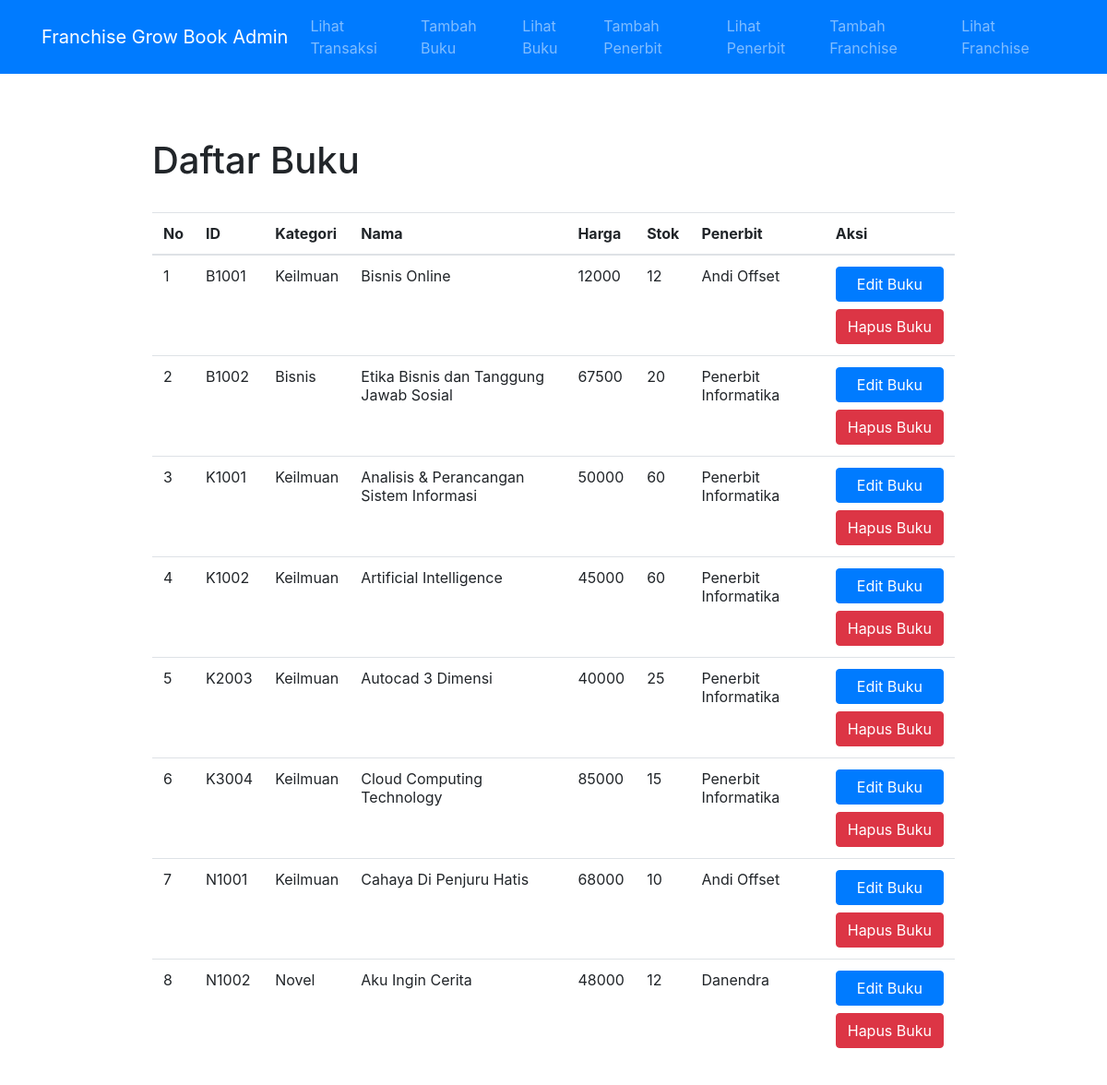
Screenshot of /lihat_buku.php (signed in) with the database file from the repository.
### tables this page shows
CREATE TABLE `tb_buku` (
  `id` varchar(255) NOT NULL,
  `kategori` varchar(255) NOT NULL,
  `nama` varchar(255) NOT NULL,
  `harga` int(11) NOT NULL,
  `stok` int(11) NOT NULL,
  `penerbit` varchar(255) NOT NULL
);

### lihat_buku.php (the view, shortened to what this page needs)
<?php
  include 'conn.php';
  include 'navbar.php';
  $sql = "SELECT * FROM tb_buku";
  $result = $conn->query($sql);
 ?>
  <head>
    <link rel="stylesheet" href="https://maxcdn.bootstrapcdn.com/bootstrap/4.0.0/css/bootstrap.min.css">
  </head>
  <body style="padding: 150px;">
    <div class="container">
      <h1>Daftar Buku</h1>
      <br>
      <table class="table table-hover">
         <thead>
           <tr>
             <th>No</th>
             <th>ID</th>
             <th>Kategori</th>
             <th>Nama</th>
             <th>Harga</th>
             <th>Stok</th>
             <th>Penerbit</th>
             <th>Aksi</th>
           </tr>
         </thead>
         <tbody>
           <?php
           if ($result->num_rows > 0) {
               $a = 0;
               while($row = $result->fetch_assoc()) {
                 $a++;
                 echo
                   "
                   <form action='edit_buku.php' method='post'>
                   <tr>
                   <td name='id'>".$a."</td>
                   <td name=''>".$row["id"]."</td>
                   <td name=''>".$row["kategori"]."</td>
                   <td name=''>".$row["nama"]."</td>
                   <td name=''>".$row["harga"]."</td>
                   <td name=''>".$row["stok"]."</td>
                   <td name=''>".$row["penerbit"]."</td>
                   <td>
                   <button type='submit' class='btn btn-primary btn-block' name='edit_buku' value='".$row["id"]."'>Edit Buku</button>
                   <button type='submit' class='btn btn-danger btn-block' name='hapus_buku' value='".$row["id"]."'>Hapus Buku</button>
                   </td>
                   </tr>
                   </form>
                   ";
               }
           } else {
               echo "<h1>Data Belum Ada</h1><br>";
           }
            ?>
         </tbody>
       </table>
    </div>
  </body>
</html>

### rows the page displays
tb_buku: id "B1001", kategori "Keilmuan", nama "Bisnis Online", harga "12000", stok "12", penerbit "Andi Offset"
tb_buku: id "B1002", kategori "Bisnis", nama "Etika Bisnis dan Tanggung Jawab Sosial", harga "67500", stok "20", penerbit "Penerbit Informatika"
tb_buku: id "K1001", kategori "Keilmuan", nama "Analisis & Perancangan Sistem Informasi", harga "50000", stok "60", penerbit "Penerbit Informatika"
tb_buku: id "K1002", kategori "Keilmuan", nama "Artificial Intelligence", harga "45000", stok "60", penerbit "Penerbit Informatika"
tb_buku: id "K2003", kategori "Keilmuan", nama "Autocad 3 Dimensi", harga "40000", stok "25", penerbit "Penerbit Informatika"
tb_buku: id "K3004", kategori "Keilmuan", nama "Cloud Computing Technology", harga "85000", stok "15", penerbit "Penerbit Informatika"
tb_buku: id "N1001", kategori "Keilmuan", nama "Cahaya Di Penjuru Hatis", harga "68000", stok "10", penerbit "Andi Offset"
tb_buku: id "N1002", kategori "Novel", nama "Aku Ingin Cerita", harga "48000", stok "12", penerbit "Danendra"
